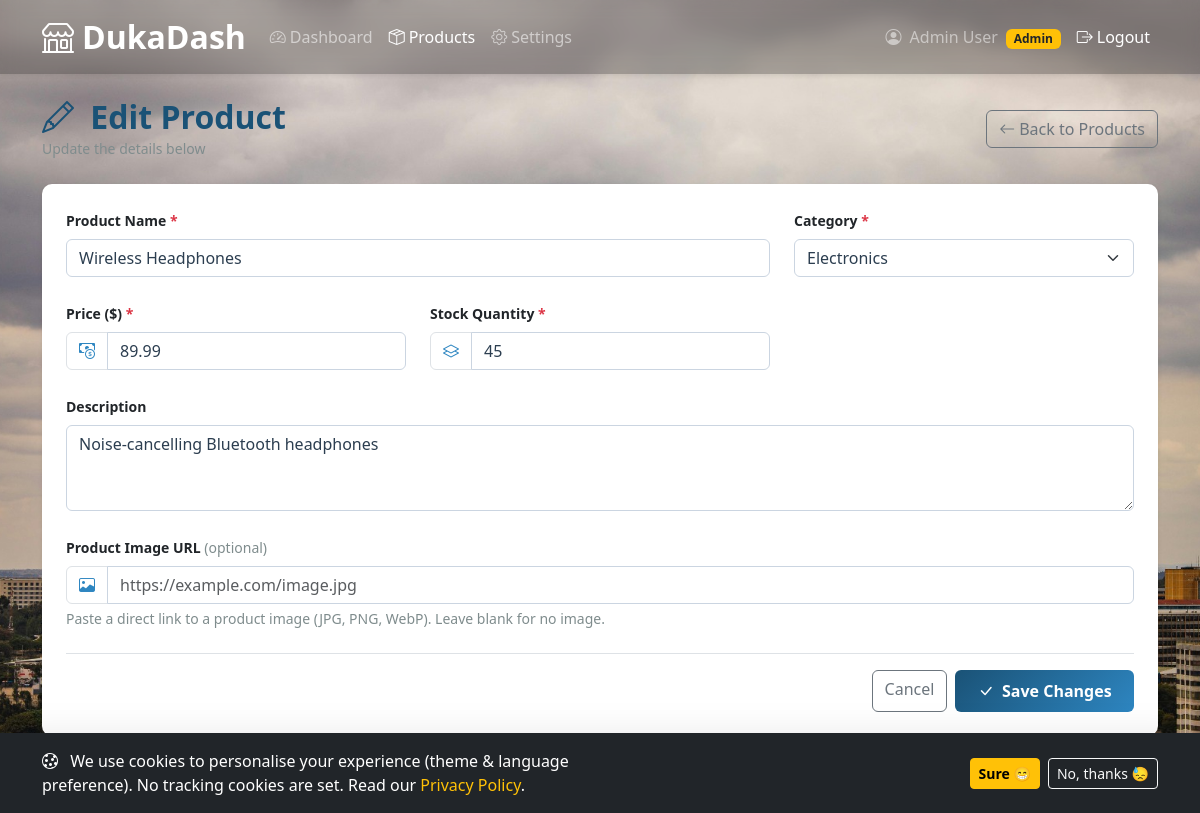
/products.php?action=edit&id=1 (signed in), run on the app's committed database.
### tables this page shows
CREATE TABLE IF NOT EXISTS users (
    id            INT UNSIGNED AUTO_INCREMENT PRIMARY KEY,
    name          VARCHAR(100) NOT NULL,
    email         VARCHAR(150) NOT NULL UNIQUE,
    password_hash VARCHAR(255) NOT NULL,                    
    role          ENUM('admin','user') NOT NULL DEFAULT 'user',
    theme_pref    ENUM('light','dark') NOT NULL DEFAULT 'light',
    lang_pref     ENUM('en','fr','es') NOT NULL DEFAULT 'en',
    created_at    TIMESTAMP NOT NULL DEFAULT CURRENT_TIMESTAMP,
    updated_at    TIMESTAMP NOT NULL DEFAULT CURRENT_TIMESTAMP ON UPDATE CURRENT_TIMESTAMP
);

CREATE TABLE IF NOT EXISTS products (
    id          INT UNSIGNED AUTO_INCREMENT PRIMARY KEY,
    name        VARCHAR(200) NOT NULL,
    description TEXT,
    price       DECIMAL(10,2) NOT NULL DEFAULT 0.00,
    stock       INT UNSIGNED NOT NULL DEFAULT 0,
    category_id INT UNSIGNED NOT NULL,
    image_url   VARCHAR(500) DEFAULT NULL,                
    created_by  INT UNSIGNED NOT NULL,
    created_at  TIMESTAMP NOT NULL DEFAULT CURRENT_TIMESTAMP,
    updated_at  TIMESTAMP NOT NULL DEFAULT CURRENT_TIMESTAMP ON UPDATE CURRENT_TIMESTAMP,
    CONSTRAINT fk_product_category FOREIGN KEY (category_id) REFERENCES categories(id),
    CONSTRAINT fk_product_creator  FOREIGN KEY (created_by)  REFERENCES users(id)
);

CREATE TABLE IF NOT EXISTS categories (
    id   INT UNSIGNED AUTO_INCREMENT PRIMARY KEY,
    name VARCHAR(80) NOT NULL UNIQUE
);

### backend/includes/auth.php (called while the page is built, shortened)
<?php
function getCurrentUser(): ?array
{
    $pdo  = getDB();
    $stmt = $pdo->prepare('SELECT id, name, email, role, theme_pref, lang_pref FROM users WHERE id = ?');
    $stmt->execute([$_SESSION['user_id']]);
    return $stmt->fetch() ?: null;
}

### backend/includes/helpers.php (called while the page is built, shortened)
<?php
function esc(string $value): string
{
    return htmlspecialchars($value, ENT_QUOTES | ENT_HTML5, 'UTF-8');
}

### backend/php/product_form.php (the view, shortened to what this page needs)
<?php
$isEdit  = ($formAction === 'edit');
$heading = $isEdit ? 'Edit Product' : 'Add New Product';
?>
<div class="d-flex justify-content-between align-items-center mb-4">
    <div>
        <h2 class="mb-0 fw-bold" style="color: var(--clr-primary);">
            <i class="bi bi-<?= $isEdit ? 'pencil' : 'plus-circle' ?> me-2"></i>
            <?= esc($heading) ?>
        </h2>
        <small class="text-clr-muted">
            <?= $isEdit ? 'Update the details below' : 'Fill in the fields to create a new product' ?>
        </small>
    </div>
    <a href="products.php" class="btn btn-outline-secondary">
        <i class="bi bi-arrow-left me-1"></i>Back to Products
    </a>
</div>
<div class="card shadow-sm">
    <div class="card-body p-4">
        <form id="productForm" method="POST"
              action="products.php?action=<?= esc($formAction) ?><?= $isEdit ? '&id=' . (int)$id : '' ?>"
              novalidate>
            <div class="row g-4">
                <div class="col-lg-8">
                    <label for="productName" class="form-label fw-semibold small">Product Name <span class="text-danger">*</span></label>
                    <input type="text" id="productName" name="name"
                           class="form-control"
                           placeholder="e.g. Wireless Headphones"
                           value="<?= esc($product['name'] ?? '') ?>"
                           required />
                </div>
                <div class="col-lg-4">
                    <label for="productCategory" class="form-label fw-semibold small">Category <span class="text-danger">*</span></label>
                    <select id="productCategory" name="category_id" class="form-select" required>
                        <?php foreach ($categories as $cat): ?>
                        <option value="<?= (int)$cat['id'] ?>"
                                <?= (int)($product['category_id'] ?? 0) === (int)$cat['id'] ? 'selected' : '' ?>>
                            <?= esc($cat['name']) ?>
                        </option>
                        <?php endforeach; ?>
                    </select>
                </div>
                <div class="col-lg-4">
                    <label for="productPrice" class="form-label fw-semibold small">Price ($) <span class="text-danger">*</span></label>
                    <div class="input-group">
                        <span class="input-group-text bg-white"><i class="bi bi-cash-coin" style="color:var(--clr-primary-lt);"></i></span>
                        <input type="number" id="productPrice" name="price"
                               class="form-control"
                               step="0.01" min="0.01"
                               placeholder="29.99"
                               value="<?= esc($product['price'] ?? '') ?>"
                               required />
                    </div>
                </div>
                <div class="col-lg-4">
                    <label for="productStock" class="form-label fw-semibold small">Stock Quantity <span class="text-danger">*</span></label>
                    <div class="input-group">
                        <span class="input-group-text bg-white"><i class="bi bi-layers" style="color:var(--clr-primary-lt);"></i></span>
                        <input type="number" id="productStock" name="stock"
                               class="form-control"
                               step="1" min="0"
                               placeholder="50"
                               value="<?= esc($product['stock'] ?? '') ?>"
                               required />
                    </div>
                </div>
                <div class="col-12">
                    <label for="productDesc" class="form-label fw-semibold small">Description</label>
                    <textarea id="productDesc" name="description"
                              class="form-control"
                              rows="3"
                              placeholder="A short description of the product…">
<?= esc($product['description'] ?? '') ?></textarea>
                </div>
                <div class="col-12">
                    <label for="productImage" class="form-label fw-semibold small">
                        Product Image URL
                        <span class="text-clr-muted fw-normal">(optional)</span>
                    </label>
                    <div class="input-group">
                        <span class="input-group-text bg-white">
                            <i class="bi bi-image" style="color:var(--clr-primary-lt);"></i>
                        </span>
                        <input type="url" id="productImage" name="image_url"
                               class="form-control"
                               placeholder="https://example.com/image.jpg"
                               value="<?= esc($product['image_url'] ?? '') ?>" />
                    </div>
                    <div class="form-text text-clr-muted">
                        Paste a direct link to a product image (JPG, PNG, WebP). Leave blank for no image.
                    </div>
                </div>
            </div>
            <div class="d-flex justify-content-end gap-2 mt-4 pt-3 border-top">
                <a href="products.php" class="btn btn-outline-secondary">Cancel</a>
                <button type="submit" class="btn btn-primary-custom">
                    <i class="bi bi-<?= $isEdit ? 'check-lg' : 'plus-lg' ?> me-1"></i>
                    <?= $isEdit ? 'Save Changes' : 'Create Product' ?>
                </button>
            </div>
        </form>
    </div>
</div>

### backend/includes/header.php (shortened to what this page needs)
<?php
$user       = getCurrentUser();
?>
<!DOCTYPE html>
<html lang="en">
<head>
    <link rel="stylesheet"
          href="https://cdn.jsdelivr.net/npm/bootstrap@5.3.2/dist/css/bootstrap.min.css"
 />
    <link rel="stylesheet"
          href="https://cdn.jsdelivr.net/npm/bootstrap-icons@1.11.3/font/bootstrap-icons.min.css" />
    <link rel="stylesheet" href="frontend/css/style.css" />
</head>
<body class="min-vh-100 d-flex flex-column">
<div id="cookieBanner"
     class="fixed-bottom bg-dark text-white p-3 shadow-lg"
     style="display:none; z-index:1100;">
    <div class="container d-flex flex-wrap align-items-center justify-content-between gap-3">
        <p class="mb-0" style="max-width:600px;">
            <i class="bi bi-cookie me-2"></i>
            We use cookies to personalise your experience (theme &amp; language preference).
            No tracking cookies are set.
            Read our <a href="privacy.php" class="text-decoration-none text-warning">Privacy Policy</a>.
        </p>
        <div class="d-flex gap-2">
            <button class="btn btn-warning btn-sm fw-semibold" id="acceptCookies">Sure 😁</button>
            <button class="btn btn-outline-light btn-sm"       id="declineCookies">No, thanks 😓</button>
        </div>
    </div>
</div>
<nav class="navbar navbar-expand-lg navbar-dark shadow-sm" style="background: rgba(0, 0, 0, 0.25); backdrop-filter: blur(8px)">
    <div class="container">
        <a class="navbar-brand fw-bolder fs-2" href="index.php">
            <i class="bi bi-shop me-2"></i>DukaDash
        </a>
        <div class="collapse navbar-collapse" id="navMenu">
            <ul class="navbar-nav me-auto">
<?php if ($user): ?>
                <li class="nav-item">
                    <a class="nav-link <?= basename($_SERVER['SCRIPT_FILENAME']) === 'dashboard.php' ? 'active' : '' ?>"
                       href="dashboard.php">
                        <i class="bi bi-speedometer2 me-1"></i>Dashboard
                    </a>
                </li>
                <li class="nav-item">
                    <a class="nav-link <?= basename($_SERVER['SCRIPT_FILENAME']) === 'products.php' ? 'active' : '' ?>"
                       href="products.php">
                        <i class="bi bi-box-seam me-1"></i>Products
                    </a>
                </li>
                <li class="nav-item">
                    <a class="nav-link <?= basename($_SERVER['SCRIPT_FILENAME']) === 'settings.php' ? 'active' : '' ?>"
                       href="settings.php">
                        <i class="bi bi-gear me-1"></i>Settings
                    </a>
                </li>
<?php endif; ?>
            </ul>
            <ul class="navbar-nav">
<?php if ($user): ?>
                <li class="nav-item">
                    <span class="nav-link text-white-50 small">
                        <i class="bi bi-person-circle me-1"></i>
                        <?= esc($user['name']) ?>
                        <?php if ($user['role'] === 'admin'): ?>
                            <span class="badge bg-warning text-dark ms-1">Admin</span>
                        <?php endif; ?>
                    </span>
                </li>
                <li class="nav-item">
                    <a class="nav-link text-white" href="logout.php">
                        <i class="bi bi-box-arrow-right me-1"></i>Logout
                    </a>
                </li>
<?php endif; ?>
            </ul>
        </div>
    </div>
</nav>
<main class="container flex-grow-1 py-4">

### frontend/css/style.css (style rules this page uses)
:root { --clr-primary: #1a5276; --clr-primary-lt: #2e86c1; --clr-accent: #f39c12; --clr-success: #27ae60; --clr-danger: #e74c3c; --clr-bg: #f0f4f8; --clr-card-bg: #ffffff; --clr-text: #2c3e50; --clr-text-muted: #7f8c8d; --shadow-card: 0 2px 12px rgba(0,0,0,.08); --radius: 10px; --transition: .22s ease; }
body { font-family: 'Segoe UI', system-ui, -apple-system, sans-serif; background-image: url('../assets/bg2.jpeg'); background-size: cover; background-position: center; background-repeat: no-repeat; background-attachment: fixed; color: var(--clr-text); }
a { color: var(--clr-primary-lt); text-decoration: none; transition: color var(--transition); }
.card { background-color: var(--clr-card-bg); border: none; border-radius: var(--radius); box-shadow: var(--shadow-card); transition: background-color var(--transition), box-shadow var(--transition); }
.form-control, .form-select { border-radius: 6px; border-color: #cbd5e1; background-color: var(--clr-card-bg); color: var(--clr-text); transition: border-color var(--transition), box-shadow var(--transition), background-color var(--transition); }
.btn-primary-custom { background: linear-gradient(135deg, var(--clr-primary), var(--clr-primary-lt)); color: #fff; border: none; border-radius: 6px; padding: .55rem 1.4rem; font-weight: 600; transition: opacity var(--transition), transform var(--transition); }
.text-clr-muted { color: var(--clr-text-muted) !important; }

### data on the page
users: name "Admin User"
products: name "Wireless Headphones", category_id "Electronics", price "89.99", stock "45", description "Noise-cancelling Bluetooth headphones"

### other printed values
$heading "Edit Product"
